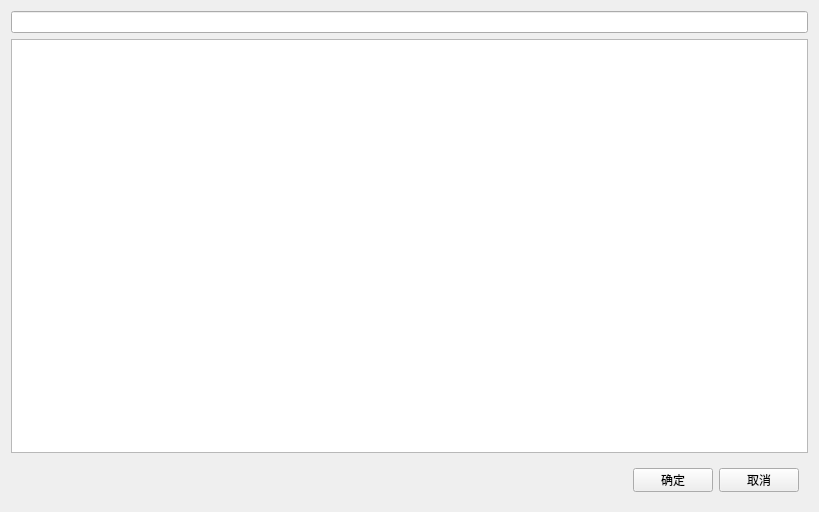
<?xml version="1.0" encoding="UTF-8"?>
<ui version="4.0">
 <class>SelectIconDialog</class>
 <widget class="QDialog" name="SelectIconDialog">
  <property name="geometry">
   <rect>
    <x>0</x>
    <y>0</y>
    <width>819</width>
    <height>512</height>
   </rect>
  </property>
  <property name="windowTitle">
   <string>选择</string>
  </property>
  <layout class="QVBoxLayout" name="verticalLayout">
   <item>
    <widget class="QLineEdit" name="edtSearch"/>
   </item>
   <item>
    <widget class="QListWidget" name="lvData">
     <property name="mouseTracking">
      <bool>true</bool>
     </property>
     <property name="resizeMode">
      <enum>QListView::Adjust</enum>
     </property>
     <property name="viewMode">
      <enum>QListView::IconMode</enum>
     </property>
    </widget>
   </item>
   <item>
    <widget class="QWidget" name="wgtBottom" native="true">
     <property name="minimumSize">
      <size>
       <width>0</width>
       <height>42</height>
      </size>
     </property>
     <property name="maximumSize">
      <size>
       <width>16777215</width>
       <height>42</height>
      </size>
     </property>
     <layout class="QHBoxLayout" name="horizontalLayout">
      <item>
       <spacer name="horizontalSpacer">
        <property name="orientation">
         <enum>Qt::Horizontal</enum>
        </property>
        <property name="sizeHint" stdset="0">
         <size>
          <width>608</width>
          <height>20</height>
         </size>
        </property>
       </spacer>
      </item>
      <item>
       <widget class="QPushButton" name="btnOk">
        <property name="focusPolicy">
         <enum>Qt::NoFocus</enum>
        </property>
        <property name="text">
         <string>确定</string>
        </property>
       </widget>
      </item>
      <item>
       <widget class="QPushButton" name="btnCancel">
        <property name="focusPolicy">
         <enum>Qt::NoFocus</enum>
        </property>
        <property name="text">
         <string>取消</string>
        </property>
       </widget>
      </item>
     </layout>
    </widget>
   </item>
  </layout>
 </widget>
 <resources/>
 <connections/>
</ui>
